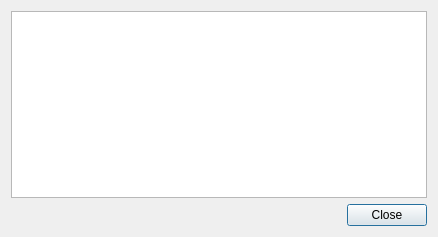
<?xml version="1.0" encoding="UTF-8"?>
<ui version="4.0">
 <class>frmDoki</class>
 <widget class="QDialog" name="frmDoki">
  <property name="windowModality">
   <enum>Qt::ApplicationModal</enum>
  </property>
  <property name="geometry">
   <rect>
    <x>0</x>
    <y>0</y>
    <width>438</width>
    <height>237</height>
   </rect>
  </property>
  <property name="windowTitle">
   <string>Állatorvosok</string>
  </property>
  <property name="windowIcon">
   <iconset resource="images.qrc">
    <normaloff>:/images/1267613805_add-address.png</normaloff>:/images/1267613805_add-address.png</iconset>
  </property>
  <property name="modal">
   <bool>true</bool>
  </property>
  <layout class="QGridLayout" name="gridLayout">
   <item row="0" column="0">
    <widget class="QTableView" name="tableView">
     <property name="contextMenuPolicy">
      <enum>Qt::CustomContextMenu</enum>
     </property>
     <property name="selectionMode">
      <enum>QAbstractItemView::SingleSelection</enum>
     </property>
     <property name="selectionBehavior">
      <enum>QAbstractItemView::SelectRows</enum>
     </property>
    </widget>
   </item>
   <item row="1" column="0">
    <widget class="QDialogButtonBox" name="buttonBox">
     <property name="standardButtons">
      <set>QDialogButtonBox::Close</set>
     </property>
    </widget>
   </item>
  </layout>
 </widget>
 <resources>
  <include location="images.qrc"/>
 </resources>
 <connections/>
</ui>
